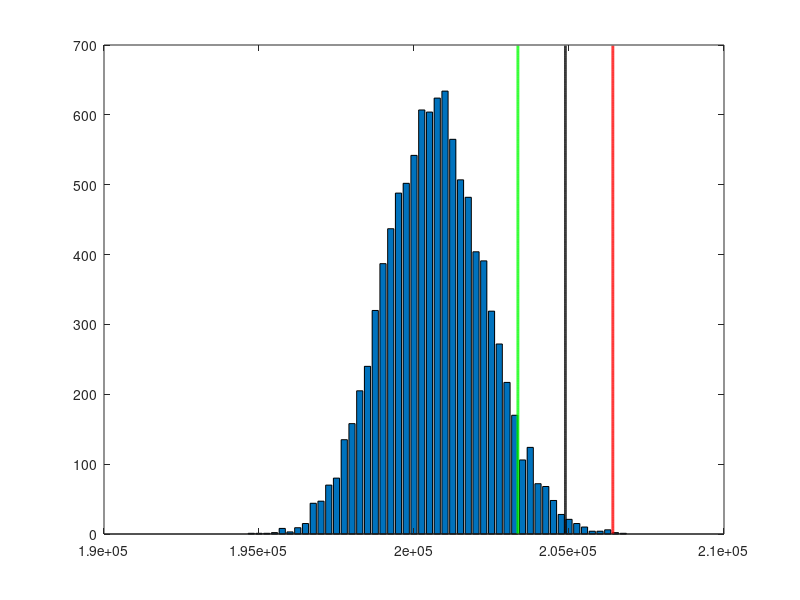

The MATLAB script that drew this image: (Note: this script raises an error after producing the figure.)
%% PLOTTING

% POPULATION SIZE
POPULATION_SIZE = 10000;

% LOAD DATA
POPULATION = load('POPULATION.mat');

% PREALLOCATION OF OBJECTS
x = zeros(POPULATION_SIZE, 1, 'double');
y = zeros(POPULATION_SIZE, 1, 'double');
z = zeros(POPULATION_SIZE, 1, 'double');

i = 1;
while i <= POPULATION_SIZE
    y(i) = POPULATION.POPULATION(i).TOTAL_MAKESPAN_TIME;
    x(i) = POPULATION.POPULATION(i).TOTAL_PROCESSING_TIME;
    z(i) = POPULATION.POPULATION(i).TOTAL_CON_SWIT_TIME;
    % INCREMENT
    i = i + 1;
end


% BAR PLOT HIGH RESOLUTION MAKESPAN

% x needs to be between 4 and 7.5 (these are the makespan catergories
processing_container = x;
x = 194000:250:208000;
% y needs to be the number of instances of that search (i.e. 1000 in total)
y = zeros(1,57);

clear i
x_index = 1;
i = 1;
while i <= 10000
    if (processing_container(i) >= x(x_index)) && (processing_container(i) < x(x_index+1))
        y(x_index) = y(x_index) + 1;
        i = i + 1;
        x_index = 1;
    else
        x_index = x_index + 1;
    end
end

% BAR PLOT
bar(x,y)
hold on

% MEAN LINE
% Y is the MEAN_PROCTIME
MEAN_PROCTIME = load('MEAN_PROCTIME.mat');
xMEAN = zeros(1,700);
z = 1;
while z <= 700
    xMEAN(z) = MEAN_PROCTIME.MEAN_PROCTIME;
    z = z + 1;
end
yMEAN = 0:1:699; 
plot(xMEAN,yMEAN,'LineWidth',2,'Color',[0 0 0]);
hold on

% STANDARD DEVIATION LINES
STD_PROCTIME = load('STD_PROCTIME.mat');
% LOWER STD OVER MEAN
LOWER_STD = MEAN_PROCTIME.MEAN_PROCTIME - STD_PROCTIME.STD_PROCTIME;
xL_STD = zeros(1,700);
n = 1;
while n <= 700
    xL_STD(n) = LOWER_STD;
    n = n + 1;
end
ySTD = 0:1:699; 
plot(xL_STD,ySTD,'LineWidth',2,'Color',[0 1 0]);
hold on
% HIGHER STD OVER MEAN
HIGHER_STD = MEAN_PROCTIME.MEAN_PROCTIME + STD_PROCTIME.STD_PROCTIME;
xH_STD = zeros(1,700);
m = 1;
while m <= 700
    xH_STD(m) = HIGHER_STD;
    m = m + 1;
end 
plot(xH_STD,ySTD,'LineWidth',2,'Color',[1 0 0]);
hold on

% GAUSSIAN
f = fit(x.',y.','gauss1');
plot(f,x,y);
hold off

% OTHER STUFF
grid minor
grid on
%
xlabel('PROCESSING TIME');
ylabel('INSTANCES (OF 10000)');
%
xlim([194000 208000]);

% TITLES & LABELS
%title('PLOT OF POPULATION & LINEAR REGRESSION')
legend('PROC. TIME. FREQ.',...
    'MEAN = 2.008e+05',...
    'MEAN-STD = 1.9917e+05',...
    'MEAN+STD = 2.0243e+05',...
    'MAX. FREQ.',...
    'FREQ. GAUSS. FIT');
